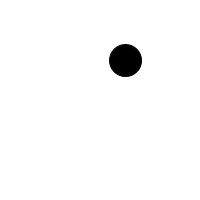
Frame 1 (no input)
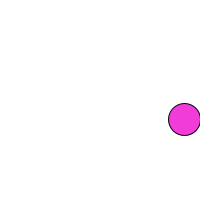
Frame 60 (the mouse pressed at the canvas centre just before this capture)
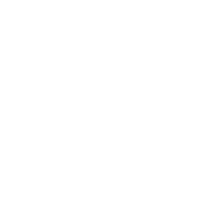
Frame 120 (the mouse held since frame 60 and released just before this capture)

The Processing sketch that drew these frames (run headless with seeded random() and noise(); from frame 60 on, the mouse is pressed at the canvas centre):

// Processing sketch: Jubilee_J_bounceball_conditionals
// ── Jubilee_J_bounceball_conditionals.pde
//Variables for ball movement and color
float x = random(16, 184);
int speed = 1;
float y = random(16, 184);
int speedY = 1;
float randomR;
float randomG;
float randomB;

void setup() {
  size(200,200); //Display window is 200x200 pixels
}

void draw() {
  background(255); // Background color is white

  //To increase the speed of the ball, click the mouse. Click the mouse again to slow it down
   if(mousePressed) {
     if(speed == 1 && speedY == 1) {
       speed = 4;
       speedY = 4;
     } else {
       speed = 1;
       speedY = 1;
     }
   }
     
  // Add the current speed to the x and y location.
  x = x + speed;
  y = y + speedY;

  if ((x > width-16) || (x < 16)) {
    // If the object reaches either edge, multiply speed by -1 to turn it around.
    speed = speed * -1;
    //Ball color changes
    randomR = random(255);
    randomG = random(255);
    randomB = random(255);
  }
  
  if ((y > height-16) || (y < 16)) {
    //If the object reaches either top or bottom, multiply speedY by -1 to turn it around.
    speedY = speedY * -1;
    //Ball color changes
    randomR = random(255);
    randomG = random(255);
    randomB = random(255);
  }
  
  // Display circle at x and y location
  stroke(0);
  fill(randomR, randomG, randomB);
  ellipse(x,y,32,32);
}
